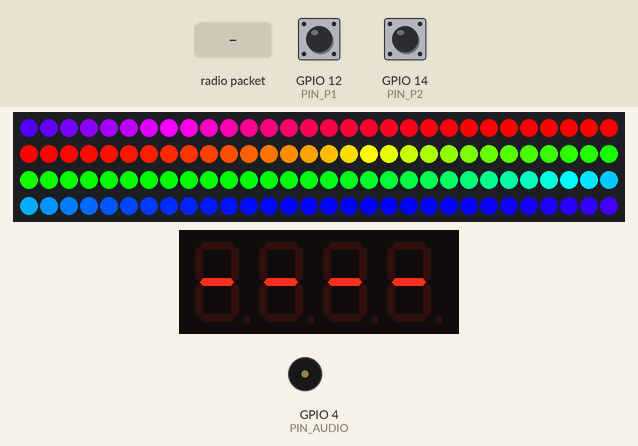
This sketch was run on a simulated ESP32. Shown: 120 RGB LEDs in strip order, left to right, continuing on the next row, 4-digit seven-segment display, buzzer (waves = sounding). The test bench sets the inputs (shaded band); at power-on: GPIO 12 (PIN_P1) HIGH, GPIO 14 (PIN_P2) HIGH. What the sketch prints to the serial monitor is not drawn.

Above: at 1.2 s.
1.3 s: GPIO 12 (PIN_P1) pulled LOW for 0.15 s
At 1.46 s:
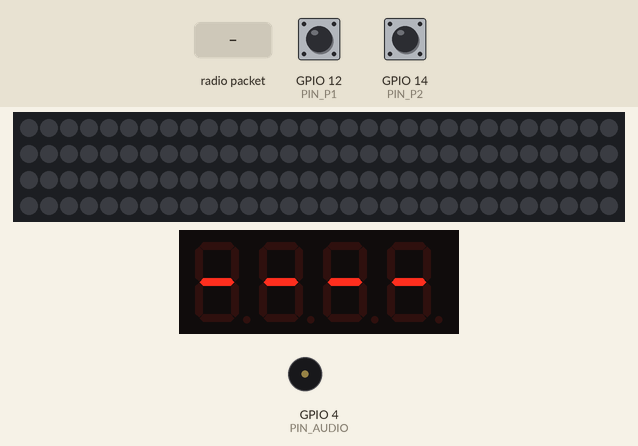
2.0 s: GPIO 12 (PIN_P1) driven LOW
At 2.09 s:
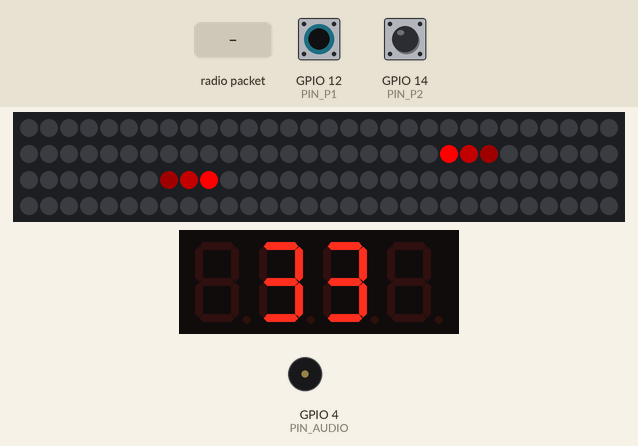
5.0 s: GPIO 14 (PIN_P2) pulled LOW for 3.2 s
At 8.6 s:
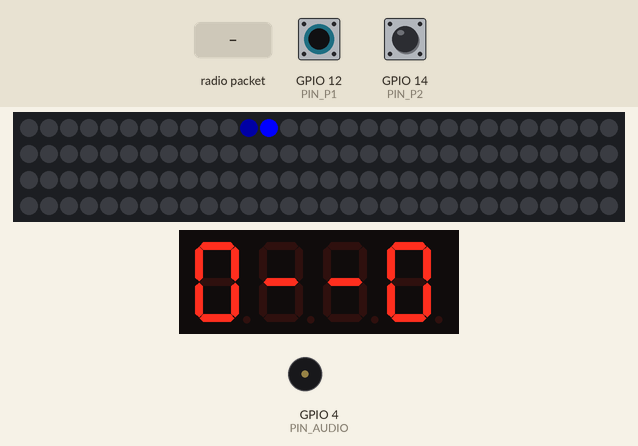
9.7 s: radio packet "2" arrives
Timing chart, 0 to 12.4 s (numbered marks = the images above; inputs shaded):
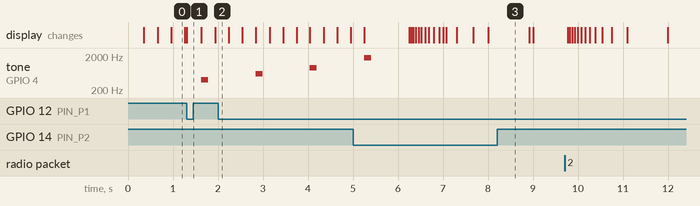

The sketch:

Strip_Racing_Game_v2.6.ino
```cpp
/*
 * ================================================================
 *  LED RACE  —  ESP32 Edition  v5
 *
 *  FIXES in v5:
 *    1. Lap stutter removed — TM1637 write is decoupled from physics
 *       via a dirty flag; display updates once per loop tick, not
 *       inside the per-player physics block.
 *    2. Win entry: all players freeze → fade-in green → cross-fade
 *       to winner's colour → then jingle / idle.
 *    3. Countdown beats are millis()-paced so every beat (3/2/1/GO)
 *       takes EXACTLY COUNTDOWN_BEAT_MS, gap included.
 *
 *  WIRING / LIBRARIES  — same as v4
 * ================================================================
 */

#include <Adafruit_NeoPixel.h>
#include <TM1637Display.h>
#include <esp_now.h>
#include <WiFi.h>

// ================================================================
//  ★  USER CONFIG
// ================================================================
#define NUM_PLAYERS     2
#define TOTAL_LAPS      5

#define NUM_LEDS        120
#define PIN_LED         2
#define PIN_AUDIO       4

#define PIN_P1          12
#define PIN_P2          14
// #define PIN_P3       26
// #define PIN_P4       27

#define PIN_TM_CLK      21
#define PIN_TM_DIO      22
#define TM_BRIGHTNESS   4

#define ACCEL           0.20f
#define FRICTION        0.015f
#define TICK_MS         5

#define RAINBOW_STEP    512

// Every countdown beat (3 / 2 / 1 / GO) lasts exactly this many ms
#define COUNTDOWN_BEAT_MS     1000UL

// Racing inactivity → defeat tone
#define RACING_INACTIVITY_MS  60000UL

// Player colours (0x00RRGGBB)
const uint32_t PLAYER_COLOR[4] = {
    0x00FF0000,   // P1 Red
    0x000000FF,   // P2 Blue
    0x0000FF00,   // P3 Green
    0x00FF00FF,   // P4 Pink
};

// ================================================================
//  ESP-NOW
// ================================================================
typedef struct { uint8_t buttons; } EspNowBtnPacket;

// ================================================================
//  STATE
// ================================================================
enum GameState { STATE_IDLE, STATE_COUNTDOWN, STATE_RACING, STATE_WIN };
GameState gameState = STATE_IDLE;

struct PlayerState {
    float   speed;
    float   dist;
    uint8_t laps;
    bool    prevBtn;
    bool    remoteBtn;
};
PlayerState players[NUM_PLAYERS];

// ================================================================
//  HARDWARE
// ================================================================
Adafruit_NeoPixel strip(NUM_LEDS, PIN_LED, NEO_GRB + NEO_KHZ800);
TM1637Display     tmDisplay(PIN_TM_CLK, PIN_TM_DIO);

// ================================================================
//  GLOBALS
// ================================================================
int           buzzerTicks       = 0;
uint16_t      rainbowHue        = 0;
unsigned long lastButtonPressMs = 0;

// FIX 1 — display dirty flag so TM1637 I2C write never blocks physics
bool displayDirty = false;

// 7-seg helpers
static const uint8_t SEG_BLANK   = 0b00000000;
static const uint8_t SEG_DASH    = 0b01000000;
static const uint8_t SEG_DEAD[4] = { 0x5E, 0x79, 0x77, 0x5E };  // dEAd
static const uint8_t SEG_GO[4]   = { SEG_BLANK, 0x3D, 0x5C, SEG_BLANK };

// Mario jingle  —  final note is C5 (523 Hz), low resolving ding
const int WIN_NOTES[]   = { 2637,2637,0,2637,0,2093,2637,0,3136, 0,0,0,1568 };
const int WIN_NOTES_LEN = sizeof(WIN_NOTES) / sizeof(int);

const int DEFEAT_NOTES[]   = { 523, 494, 466, 440, 415, 392 };
const int DEFEAT_NOTES_LEN = sizeof(DEFEAT_NOTES) / sizeof(int);

// ================================================================
//  UTILITIES
// ================================================================

bool readButton(int i) {
    bool phys = false;
    switch (i) {
        case 0: phys = digitalRead(PIN_P1) == LOW; break;
        case 1: phys = digitalRead(PIN_P2) == LOW; break;
        // case 2: phys = digitalRead(PIN_P3) == LOW; break;
        // case 3: phys = digitalRead(PIN_P4) == LOW; break;
    }
    return phys || players[i].remoteBtn;
}

bool risingEdge(int i) {
    bool now  = readButton(i);
    bool edge = now && !players[i].prevBtn;
    players[i].prevBtn = now;
    return edge;
}

uint32_t dimColor(uint32_t c, float f) {
    return strip.Color(((c>>16)&0xFF)*f, ((c>>8)&0xFF)*f, (c&0xFF)*f);
}

void beep(int freq, int ticks) { tone(PIN_AUDIO, freq); buzzerTicks = ticks; }
void tickBuzzer() { if (buzzerTicks > 0 && --buzzerTicks == 0) noTone(PIN_AUDIO); }

// ================================================================
//  TM1637
// ================================================================
void updateDisplay() {
    uint8_t segs[4];
    if (NUM_PLAYERS == 2) {
        segs[0] = tmDisplay.encodeDigit(players[0].laps);
        segs[1] = SEG_DASH; segs[2] = SEG_DASH;
        segs[3] = tmDisplay.encodeDigit(players[1].laps);
    } else if (NUM_PLAYERS == 3) {
        segs[0] = tmDisplay.encodeDigit(players[0].laps);
        segs[1] = tmDisplay.encodeDigit(players[1].laps);
        segs[2] = tmDisplay.encodeDigit(players[2].laps);
        segs[3] = SEG_BLANK;
    } else {
        for (int i = 0; i < 4; i++) segs[i] = tmDisplay.encodeDigit(players[i].laps);
    }
    tmDisplay.setSegments(segs, 4, 0);
}

void displayIdle()  { uint8_t s[4]={SEG_DASH,SEG_DASH,SEG_DASH,SEG_DASH}; tmDisplay.setSegments(s,4,0); }

void displayCount(int n) {
    uint8_t d = tmDisplay.encodeDigit(n);
    uint8_t s[4] = { SEG_BLANK, d, d, SEG_BLANK };
    tmDisplay.setSegments(s, 4, 0);
}

void displayWinner(int w) {
    uint8_t segs[4] = {};
    uint8_t wd = (NUM_PLAYERS == 2 && w == 1) ? 3 : (uint8_t)w;
    for (int f = 0; f < 5; f++) {
        segs[wd] = tmDisplay.encodeDigit(players[w].laps);
        tmDisplay.setSegments(segs, 4, 0); delay(300);
        segs[wd] = SEG_BLANK;
        tmDisplay.setSegments(segs, 4, 0); delay(200);
    }
}

// ================================================================
//  RENDERING
// ================================================================
void drawCars() {
    strip.clear();
    bool flip = (millis() / 1000) & 1;
    for (int n = 0; n < NUM_PLAYERS; n++) {
        int i   = flip ? (NUM_PLAYERS - 1 - n) : n;
        int pos = (int)players[i].dist % NUM_LEDS;
        strip.setPixelColor(pos, PLAYER_COLOR[i]);
        strip.setPixelColor((pos - 1 + NUM_LEDS) % NUM_LEDS, dimColor(PLAYER_COLOR[i], 0.15f));
    }
}

// ================================================================
//  COUNTDOWN — FIX 3: millis()-paced, every beat is EXACTLY equal
// ================================================================

/*
 * Both sweep pixels start at the midpoint (opposite side of circle
 * to the start line) and travel toward LED 0 from both directions.
 * sweepMs is calculated from whatever time remains in the beat after
 * the display/beep overhead, so total beat = COUNTDOWN_BEAT_MS exactly.
 */
void symmetricSweep(uint32_t color, unsigned long sweepMs) {
    int  half        = NUM_LEDS / 2;
    int  delayPerLed = max(1, (int)(sweepMs / (half + 1)));

    for (int step = 0; step <= half; step++) {
        int lp = half - step;                           // left: → 0
        int rp = (half + step) % NUM_LEDS;             // right: → NUM_LEDS-1 → 0

        strip.clear();
        strip.setPixelColor(lp, color);
        strip.setPixelColor(rp, color);
        if (lp + 1 <= half) strip.setPixelColor(lp + 1, dimColor(color, 0.35f));
        if (lp + 2 <= half) strip.setPixelColor(lp + 2, dimColor(color, 0.12f));
        strip.setPixelColor((rp - 1 + NUM_LEDS) % NUM_LEDS, dimColor(color, 0.35f));
        strip.setPixelColor((rp - 2 + NUM_LEDS) % NUM_LEDS, dimColor(color, 0.12f));
        strip.show();
        delay(delayPerLed);
    }
    strip.clear();
    strip.show();
}

void runCountdown() {
    gameState = STATE_COUNTDOWN;

    struct Beat { int count; uint32_t color; int beepFreq; }
    beats[3] = {
        {3, 0x00FF0000, 400},
        {2, 0x00FFAA00, 600},
        {1, 0x0000FF00, 900},
    };

    strip.clear(); strip.show();
    delay(300);

    // ── 3 / 2 / 1  ───────────────────────────────────────────────
    // Each beat is millis()-anchored so overhead never adds up.
    for (int b = 0; b < 3; b++) {
        unsigned long beatStart = millis();

        displayCount(beats[b].count);          // ~5 ms I2C overhead
        tone(PIN_AUDIO, beats[b].beepFreq);    // beep fires at beat start
        delay(160);
        noTone(PIN_AUDIO);

        // Give remaining beat time to the sweep
        long elapsed  = (long)(millis() - beatStart);
        long sweepMs  = (long)COUNTDOWN_BEAT_MS - elapsed;
        if (sweepMs > 0) symmetricSweep(beats[b].color, (unsigned long)sweepMs);

        // Spin-wait to hit the exact beat boundary
        while ((long)(millis() - beatStart) < (long)COUNTDOWN_BEAT_MS);

        strip.clear(); strip.show();
    }

    // ── GO ────────────────────────────────────────────────────────
    {
        unsigned long beatStart = millis();

        tmDisplay.setSegments(SEG_GO, 4, 0);
        for (int i = 0; i < NUM_LEDS; i++) strip.setPixelColor(i, 0x00FFFFFF);
        strip.show();
        tone(PIN_AUDIO, 1800);
        delay(160);
        noTone(PIN_AUDIO);

        // Hold GO flash for the rest of the beat — same duration as 3/2/1
        while ((long)(millis() - beatStart) < (long)COUNTDOWN_BEAT_MS);

        strip.clear(); strip.show();
    }

    Serial.println("[COUNTDOWN] GO!");

    for (int i = 0; i < NUM_PLAYERS; i++) players[i] = {0,0,0,false,false};
    lastButtonPressMs = millis();
    updateDisplay();
    gameState = STATE_RACING;
}

// ================================================================
//  WIN ANIMATION — FIX 2: freeze → fade green → cross-fade to winner
// ================================================================

void crossFadeStrip(uint32_t fromColor, uint32_t toColor,
                    int steps, int stepDelayMs) {
    float fr = (fromColor >> 16) & 0xFF, fg = (fromColor >> 8) & 0xFF, fb = fromColor & 0xFF;
    float tr = (toColor   >> 16) & 0xFF, tg = (toColor   >> 8) & 0xFF, tb = toColor  & 0xFF;

    for (int s = 0; s <= steps; s++) {
        float t = (float)s / steps;
        uint8_t r = fr + (tr - fr) * t;
        uint8_t g = fg + (tg - fg) * t;
        uint8_t b = fb + (tb - fb) * t;
        for (int i = 0; i < NUM_LEDS; i++) strip.setPixelColor(i, strip.Color(r, g, b));
        strip.show();
        delay(stepDelayMs);
    }
}

void runWinAnimation(int winner) {
    gameState = STATE_WIN;
    noTone(PIN_AUDIO);
    Serial.printf("[WIN] *** Player %d wins! ***\n", winner + 1);

    // ── Step 1: Freeze all players (speeds already 0 from caller) ──
    drawCars();
    strip.show();
    delay(400);

    // ── Step 2: Fade current (dark) state → full green ─────────────
    // We cross-fade from black to green for a clean rising effect.
    crossFadeStrip(0x00000000, 0x0000FF00, 80, 10);   // ~800 ms
    delay(250);

    // ── Step 3: Cross-fade green → winner's colour ──────────────────
    crossFadeStrip(0x0000FF00, PLAYER_COLOR[winner], 100, 12);  // ~1200 ms

    // ── Step 4: Winner digit blink on TM1637 ────────────────────────
    displayWinner(winner);

    // ── Step 5: Mario jingle ────────────────────────────────────────
    for (int n = 0; n < WIN_NOTES_LEN; n++) {
        if (WIN_NOTES[n]) tone(PIN_AUDIO, WIN_NOTES[n], 200);
        delay(230);
        noTone(PIN_AUDIO);
    }

    delay(2000);
    enterIdle();
}

// ================================================================
//  DEFEAT
// ================================================================
void playDefeatSequence() {
    noTone(PIN_AUDIO);
    tmDisplay.setSegments(SEG_DEAD, 4, 0);
    for (int i = 0; i < NUM_LEDS; i++) strip.setPixelColor(i, 0x00200000);
    strip.show();
    for (int n = 0; n < DEFEAT_NOTES_LEN; n++) { tone(PIN_AUDIO, DEFEAT_NOTES[n], 280); delay(310); }
    noTone(PIN_AUDIO);
    delay(600);
    strip.clear(); strip.show();
}

// ================================================================
//  IDLE
// ================================================================
void enterIdle() {
    gameState    = STATE_IDLE;
    rainbowHue   = 0;
    displayDirty = false;
    displayIdle();
    Serial.println("[IDLE] Waiting for button press…");
}

void loopIdle() {
    strip.rainbow(rainbowHue);
    strip.show();
    rainbowHue += RAINBOW_STEP;
    delay(TICK_MS);

    for (int i = 0; i < NUM_PLAYERS; i++) {
        if (risingEdge(i)) {
            Serial.printf("[IDLE] P%d pressed — starting countdown\n", i + 1);
            gameState = STATE_COUNTDOWN;
            return;
        }
    }
}

// ================================================================
//  RACING — FIX 1: display update decoupled from physics via flag
// ================================================================
void loopRacing() {

    // ── Inactivity check ─────────────────────────────────────────
    if (millis() - lastButtonPressMs >= RACING_INACTIVITY_MS) {
        Serial.println("[RACE] Inactivity timeout");
        playDefeatSequence();
        enterIdle();
        return;
    }

    // ── Physics — NO blocking calls inside here ──────────────────
    for (int i = 0; i < NUM_PLAYERS; i++) {

        if (risingEdge(i)) {
            players[i].speed  += ACCEL;
            lastButtonPressMs  = millis();
        }

        players[i].speed -= players[i].speed * FRICTION;
        if (players[i].speed < 0.0f) players[i].speed = 0.0f;
        players[i].dist += players[i].speed;

        // Lap completion — only set flag; no I2C write here
        uint32_t threshold = (uint32_t)NUM_LEDS * (players[i].laps + 1);
        if ((uint32_t)players[i].dist >= threshold) {
            players[i].laps++;
            beep(600 + i * 100, 3);   // non-blocking
            displayDirty = true;      // schedule display update for end of tick
            Serial.printf("[RACE] P%d — lap %d / %d\n", i+1, players[i].laps, TOTAL_LAPS);

            // Win check — stop all players first
            if (players[i].laps >= TOTAL_LAPS) {
                for (int j = 0; j < NUM_PLAYERS; j++) players[j].speed = 0.0f;
                runWinAnimation(i);
                return;
            }
        }
    }

    // ── Display update (once per tick, after all physics) ────────
    // TM1637 I2C write is ~10 ms — doing it here means it never
    // delays one player's physics tick relative to another's.
    if (displayDirty) {
        updateDisplay();
        displayDirty = false;
    }

    // ── Render + pace ────────────────────────────────────────────
    drawCars();
    strip.show();
    tickBuzzer();
    delay(TICK_MS);
}

// ================================================================
//  ESP-NOW CALLBACK  (core v3+)
// ================================================================
void onRemoteBtn(const esp_now_recv_info_t *info, const uint8_t *data, int len) {
    if (len < (int)sizeof(EspNowBtnPacket)) return;
    const EspNowBtnPacket *p = (const EspNowBtnPacket *)data;
    for (int i = 0; i < NUM_PLAYERS; i++) players[i].remoteBtn = (p->buttons >> i) & 1;
}

// ================================================================
//  SETUP
// ================================================================
void setup() {
    Serial.begin(115200);
    Serial.println("[BOOT] LED Race v5");

    strip.begin(); strip.clear(); strip.show();
    tmDisplay.setBrightness(TM_BRIGHTNESS);
    displayIdle();

    pinMode(PIN_P1, INPUT_PULLUP);
    pinMode(PIN_P2, INPUT_PULLUP);
    // pinMode(PIN_P3, INPUT_PULLUP);
    // pinMode(PIN_P4, INPUT_PULLUP);
    pinMode(PIN_AUDIO, OUTPUT);

    WiFi.mode(WIFI_STA);
    if (esp_now_init() == ESP_OK) {
        esp_now_register_recv_cb(onRemoteBtn);
        Serial.print("[ESP-NOW] Ready. MAC: ");
        Serial.println(WiFi.macAddress());
    } else {
        Serial.println("[ESP-NOW] Init failed — physical buttons only");
    }

    enterIdle();
}

// ================================================================
//  MAIN LOOP
// ================================================================
void loop() {
    switch (gameState) {
        case STATE_IDLE:      loopIdle();      break;
        case STATE_COUNTDOWN: runCountdown();  break;
        case STATE_RACING:    loopRacing();    break;
        case STATE_WIN:       enterIdle();     break;
    }
}


// ================================================================
//  REMOTE SENDER — flash on second ESP32
// ================================================================
/*

#include <esp_now.h>
#include <WiFi.h>

uint8_t RECEIVER_MAC[] = {0xAA,0xBB,0xCC,0xDD,0xEE,0xFF};  // ← main ESP32 MAC

#define REMOTE_PIN_P1  12
#define REMOTE_PIN_P2  14

typedef struct { uint8_t buttons; } EspNowBtnPacket;
esp_now_peer_info_t peerInfo;
EspNowBtnPacket     packet;
uint8_t             lastPacket = 0xFF;

void onSent(const uint8_t *mac, esp_now_send_status_t status) {}

void setup() {
    Serial.begin(115200);
    pinMode(REMOTE_PIN_P1, INPUT_PULLUP);
    pinMode(REMOTE_PIN_P2, INPUT_PULLUP);
    WiFi.mode(WIFI_STA);
    esp_now_init();
    esp_now_register_send_cb(onSent);
    memcpy(peerInfo.peer_addr, RECEIVER_MAC, 6);
    peerInfo.channel = 0; peerInfo.encrypt = false;
    esp_now_add_peer(&peerInfo);
}

void loop() {
    uint8_t bits = 0;
    if (digitalRead(REMOTE_PIN_P1) == LOW) bits |= (1<<0);
    if (digitalRead(REMOTE_PIN_P2) == LOW) bits |= (1<<1);
    if (bits != lastPacket) {
        packet.buttons = bits;
        esp_now_send(RECEIVER_MAC, (uint8_t*)&packet, sizeof(packet));
        lastPacket = bits;
    }
    delay(10);
}

*/
```

Measured:
- after the input at 1.3 s, tone on GPIO 4 (PIN_AUDIO): silent → 400 Hz after 0.33 s, → silent 0.16 s later
